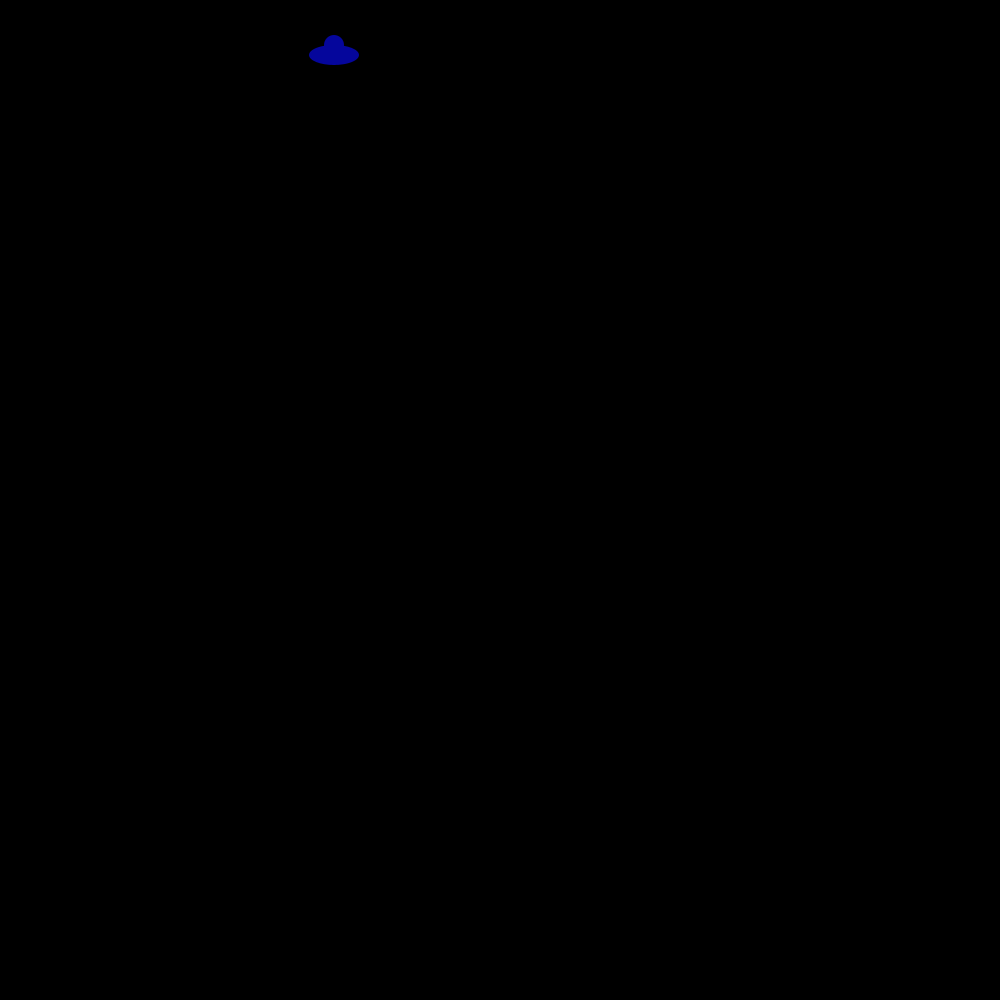
Frame 1 (no input)
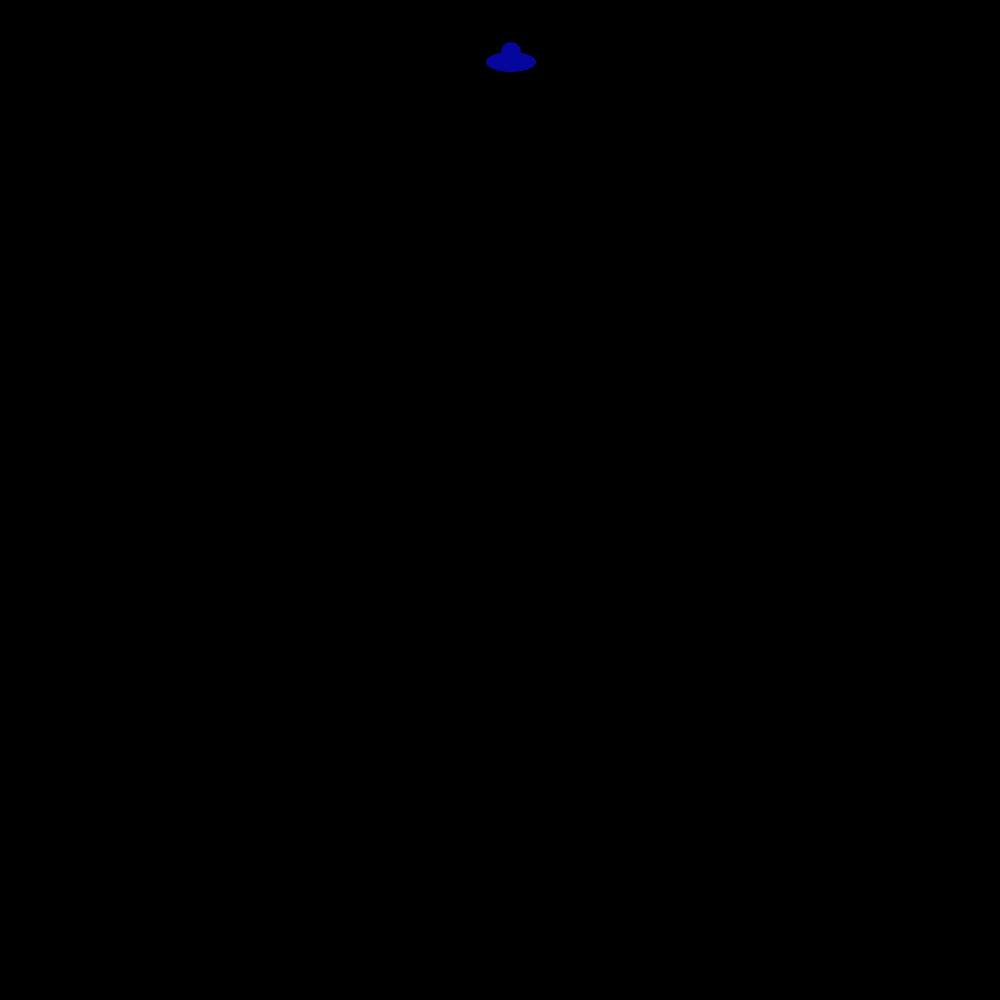
Frame 60 (the mouse pressed at the canvas centre just before this capture)
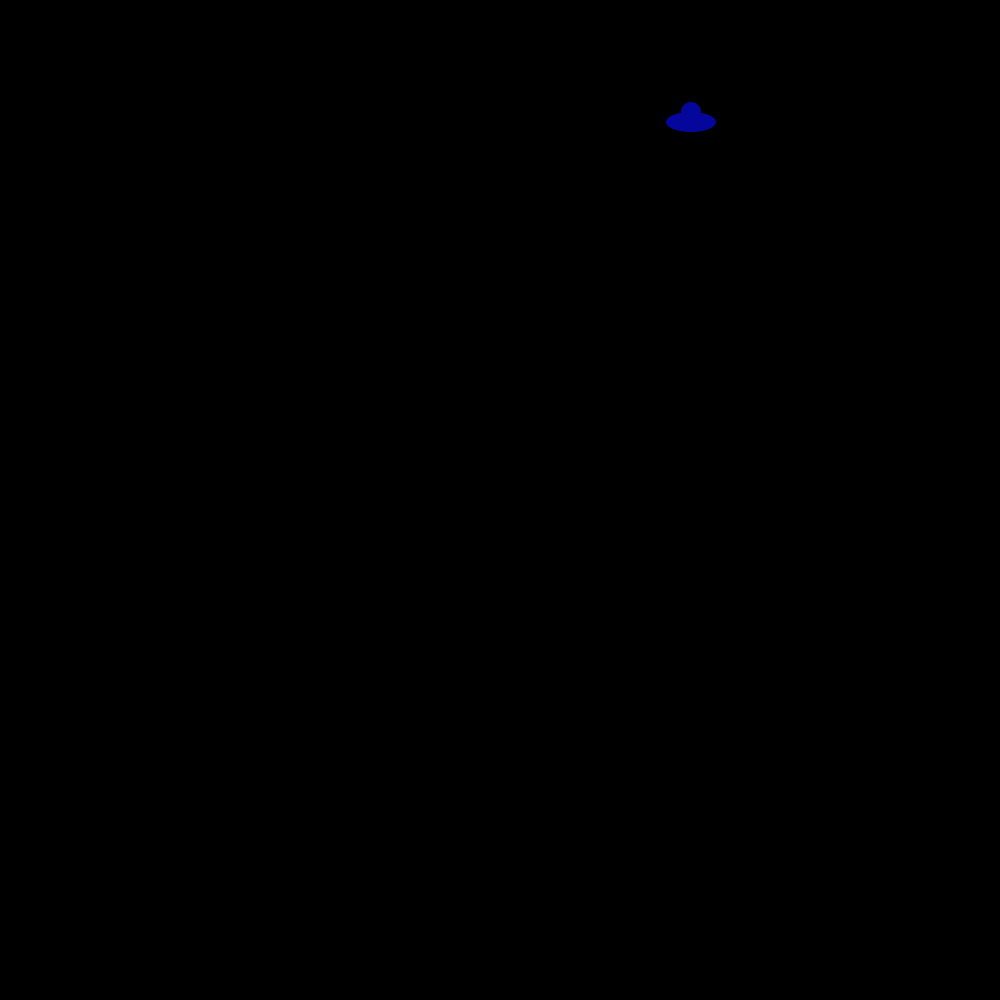
Frame 120 (the mouse held since frame 60 and released just before this capture)

The Processing sketch that drew these frames (run headless with seeded random() and noise(); from frame 60 on, the mouse is pressed at the canvas centre):

// Processing sketch: classesArrayLists
// ── classesArrayLists.pde
Ship[] ufo; 
int num =20;


void setup() {
  size(1000, 1000);
  smooth();
  noStroke();
  background(0);

  ufo =new Ship[num];
  for (int i=0; i<num; i++) {
    ufo[i]=new Ship();
  }
}

void draw(){
  for(int i=0;i<num;i++){
    ufo[i].drawShip();
    ufo[i].floatShip();
    
  }
}
// ── ship.pde
class Ship {
  color col;
  int velX;
  float velY;
  int rate;
  int posX, posY;

  Ship() {
    col=color(random(255), random(255), random(255));
    velX =int (random(1, 10));
    velY =int (random(1, 2));

    posX = int (random(0, width));
    posY = int (random(0, height));
  }
  void drawShip() {
    background(0);
    fill(col);
    ellipse(posX, posY, 50, 20);
    ellipse(posX, posY-10, 20, 20);
  }

  void floatShip() {
    posX +=velX;
    posY +=int(sin(.01*frameCount)*2);
    if (posX>width&&velX>0) {
      posX=-20;
    }
  }
}
